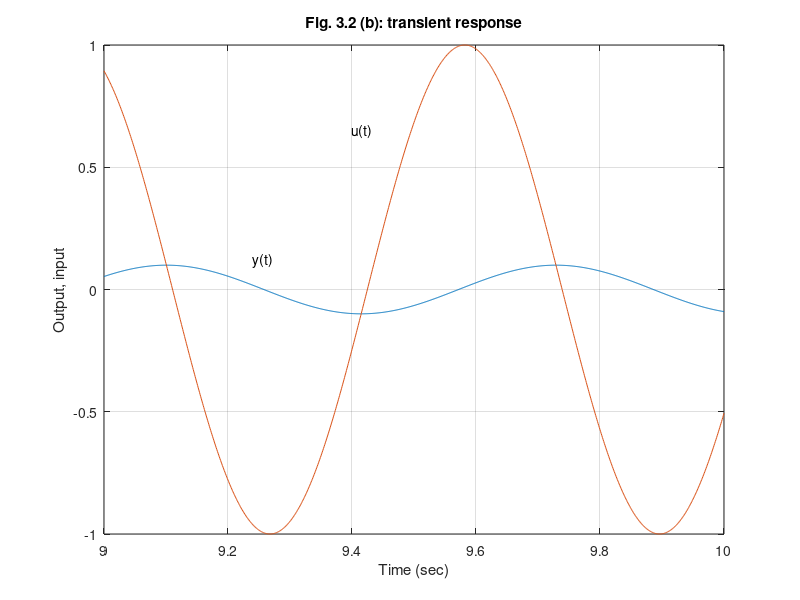

This figure's MATLAB source:
%  Figure 3.2      Feedback Control of Dynamic Systems, 4e
%                        Franklin, Powell, Emami
%
%% fig3_02.m    Example 3.4
clf;
k=1;
num=1;                        % form numerator
den=[1 k];                    % form denominator
% sinusoidal input signal
deltaT = 0.001;
t=0:deltaT:10;                % form time vector
u=sin(10*(t));                % form input
sys=tf(num,den);              % form system
[y]=lsim(sys,u,t);            % linear simulation
%plot response
plot(t,y);
xlabel('Time (sec)');
ylabel('Output');
title('Fig. 3.2 (a): transient response');
grid;
pause;
hold on;
y1=(10/101)*exp(-t);
phi=atan(-10);
y2=(1/sqrt(101))*sin(10*t+phi);
plot(t,y1,t,y2,t,y1+y2);
pause;
hold off;
ii=[9001:10001];
plot(t(ii),y(ii),t(ii),u(ii));
xlabel('Time (sec)');
ylabel('Output, input');
title('Fig. 3.2 (b): transient response');
grid;
text(9.4,0.65,'u(t)');
text(9.24,0.12,'y(t)');
